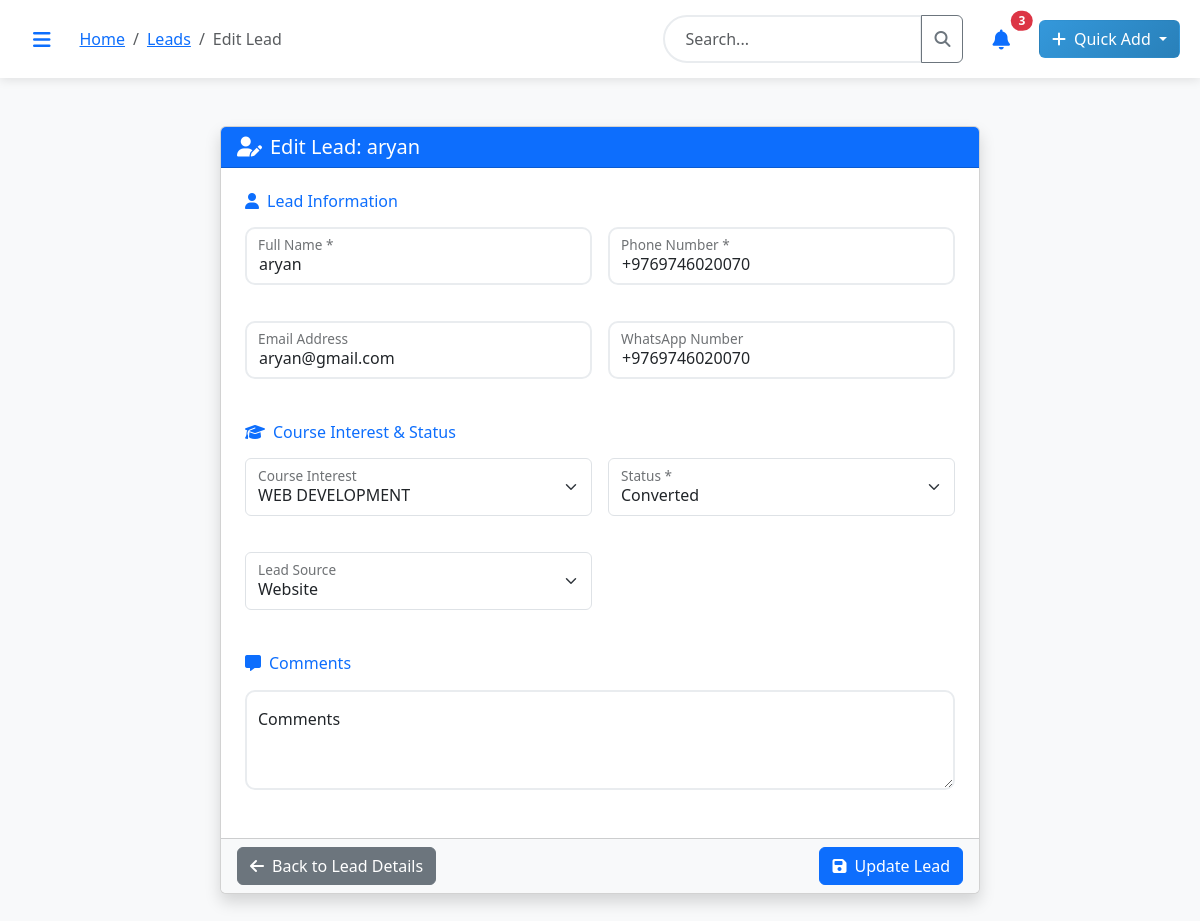
The app's page /leads/6/edit (signed in) with its own data.
### models.py (models this page shows, shortened)
class Lead(db.Model):
    id = db.Column(db.Integer, primary_key=True)
    name = db.Column(db.String(100), nullable=False)
    phone = db.Column(db.String(20), nullable=False)
    whatsapp = db.Column(db.String(20))
    email = db.Column(db.String(120))
    course_interest_id = db.Column(db.Integer, db.ForeignKey('course.id'))
    lead_source = db.Column(db.String(50))
    status = db.Column(db.String(20), default='New')  # New, Contacted, Interested, Quoted, Converted, Lost
    quoted_amount = db.Column(db.Float, default=0.0)
    last_contact_date = db.Column(db.Date)
    next_followup_date = db.Column(db.Date)
    followup_time = db.Column(db.Time)  # New field for time
    followup_type = db.Column(db.String(20))  # Call, Email, WhatsApp, Meeting
    followup_priority = db.Column(db.String(20))  # Low, Medium, High, Urgent
    comments = db.Column(db.Text)
    created_at = db.Column(db.DateTime, default=datetime.utcnow)
    created_by_id = db.Column(db.Integer, db.ForeignKey('user.id'))
    course_interest = db.relationship('Course', backref='interested_leads')
    created_by = db.relationship('User', backref='created_leads')
    interactions = db.relationship('LeadInteraction', backref='lead', lazy='dynamic')

### routes.py (the view, shortened to what this page needs)
@main.route('/leads/<int:id>/edit', methods=['GET', 'POST'])
@login_required
def edit_lead(id):
    lead = Lead.query.get_or_404(id)
    form = LeadForm(obj=lead)
    form.course_interest_id.choices = [(0, 'Select Course')] + [(c.id, c.name) for c in Course.query.filter_by(is_active=True).all()]
    meeting_form = MeetingForm()
    meeting_form.lead_id.choices = [(0, 'Select Lead')] + [(l.id, l.name) for l in Lead.query.filter(Lead.status != 'Converted').all()]
    meeting_form.student_id.choices = [(0, 'Select Student')] + [(s.id, s.name) for s in Student.query.all()]
    return render_template('edit_lead.html', lead_form=form, lead=lead)

### app.py (called while the page is built)
@login_manager.user_loader
def load_user(user_id):
    from models import User
    return User.query.get(int(user_id))

### models.py (called while the page is built)
    @property
    def name(self):
        return f"{self.first_name} {self.last_name}"

### templates/edit_lead.html (shortened to what this page needs)
{% extends "base.html" %}
{% block breadcrumb %}
{{ super() }}
<li class="breadcrumb-item"><a href="{{ url_for('main.leads') }}">Leads</a></li>
<li class="breadcrumb-item active">Edit Lead</li>
{% endblock %}
{% block content %}
<div class="container-fluid py-4">
    <div class="row justify-content-center">
        <div class="col-lg-8">
            <div class="card shadow">
                <div class="card-header bg-primary text-white">
                    <h5 class="card-title mb-0">
                        <i class="fas fa-user-edit me-2"></i>Edit Lead: {{ lead.name }}
                    </h5>
                </div>
                <form method="POST" action="{{ url_for('main.edit_lead', id=lead.id) }}" id="editLeadForm">
                    <div class="card-body p-4">
                        <h6 class="text-primary mb-3">
                            <i class="fas fa-user me-2"></i>Lead Information
                        </h6>
                        <div class="row g-3 mb-4">
                            <div class="col-md-6">
                                <div class="form-floating">
                                    {{ lead_form.name(class="form-control", placeholder="Full Name") }}
                                    <label for="name">Full Name *</label>
                                </div>
                            </div>
                            <div class="col-md-6">
                                <div class="form-floating">
                                    {{ lead_form.phone(class="form-control", placeholder="Phone Number") }}
                                    <label for="phone">Phone Number *</label>
                                </div>
                            </div>
                            <div class="col-md-6">
                                <div class="form-floating">
                                    {{ lead_form.email(class="form-control", placeholder="Email Address") }}
                                    <label for="email">Email Address</label>
                                </div>
                            </div>
                            <div class="col-md-6">
                                <div class="form-floating">
                                    {{ lead_form.whatsapp(class="form-control", placeholder="WhatsApp Number") }}
                                    <label for="whatsapp">WhatsApp Number</label>
                                </div>
                            </div>
                        </div>
                        <h6 class="text-primary mb-3">
                            <i class="fas fa-graduation-cap me-2"></i>Course Interest & Status
                        </h6>
                        <div class="row g-3 mb-4">
                            <div class="col-md-6">
                                <div class="form-floating">
                                    {{ lead_form.course_interest_id(class="form-select") }}
                                    <label for="course_interest_id">Course Interest</label>
                                </div>
                            </div>
                            <div class="col-md-6">
                                <div class="form-floating">
                                    {{ lead_form.status(class="form-select") }}
                                    <label for="status">Status *</label>
                                </div>
                            </div>
                            <div class="col-md-6">
                                <div class="form-floating">
                                    {{ lead_form.lead_source(class="form-select") }}
                                    <label for="lead_source">Lead Source</label>
                                </div>
                            </div>
                        </div>
                        <h6 class="text-primary mb-3">
                            <i class="fas fa-comment-alt me-2"></i>Comments
                        </h6>
                        <div class="form-floating mb-4">
                            {{ lead_form.comments(class="form-control", style="height: 100px", placeholder="Additional notes about this lead...") }}
                            <label for="comments">Comments</label>
                        </div>
                    </div>
                    <div class="card-footer bg-light">
                        <div class="d-flex justify-content-between">
                            <a href="{{ url_for('main.lead_detail', lead_id=lead.id) }}" class="btn btn-secondary">
                                <i class="fas fa-arrow-left me-2"></i>Back to Lead Details
                            </a>
                            <div>
                                <button type="submit" class="btn btn-primary">
                                    <i class="fas fa-save me-2"></i>Update Lead
                                </button>
                            </div>
                        </div>
                    </div>
                </form>
            </div>
        </div>
    </div>
</div>
{% endblock %}

### static/css/style.css (style rules this page uses)
:root { --primary-color: #3498db; --secondary-color: #2c3e50; --success-color: #27ae60; --warning-color: #f39c12; --danger-color: #e74c3c; --info-color: #17a2b8; --light-bg: #f8f9fa; --dark-bg: #343a40; }
body { font-family: 'Segoe UI', Tahoma, Geneva, Verdana, sans-serif; background-color: var(--light-bg); }
.form-floating { margin-bottom: 20px; }
.form-control { border-radius: 10px; border: 2px solid #e9ecef; transition: all 0.3s ease; }

### records on screen
Lead: name "aryan", phone "+9769746020070", email "aryan@gmail.com", whatsapp "+9769746020070", course_interest_id "WEB DEVELOPMENT", status "Converted", lead_source "Website"
